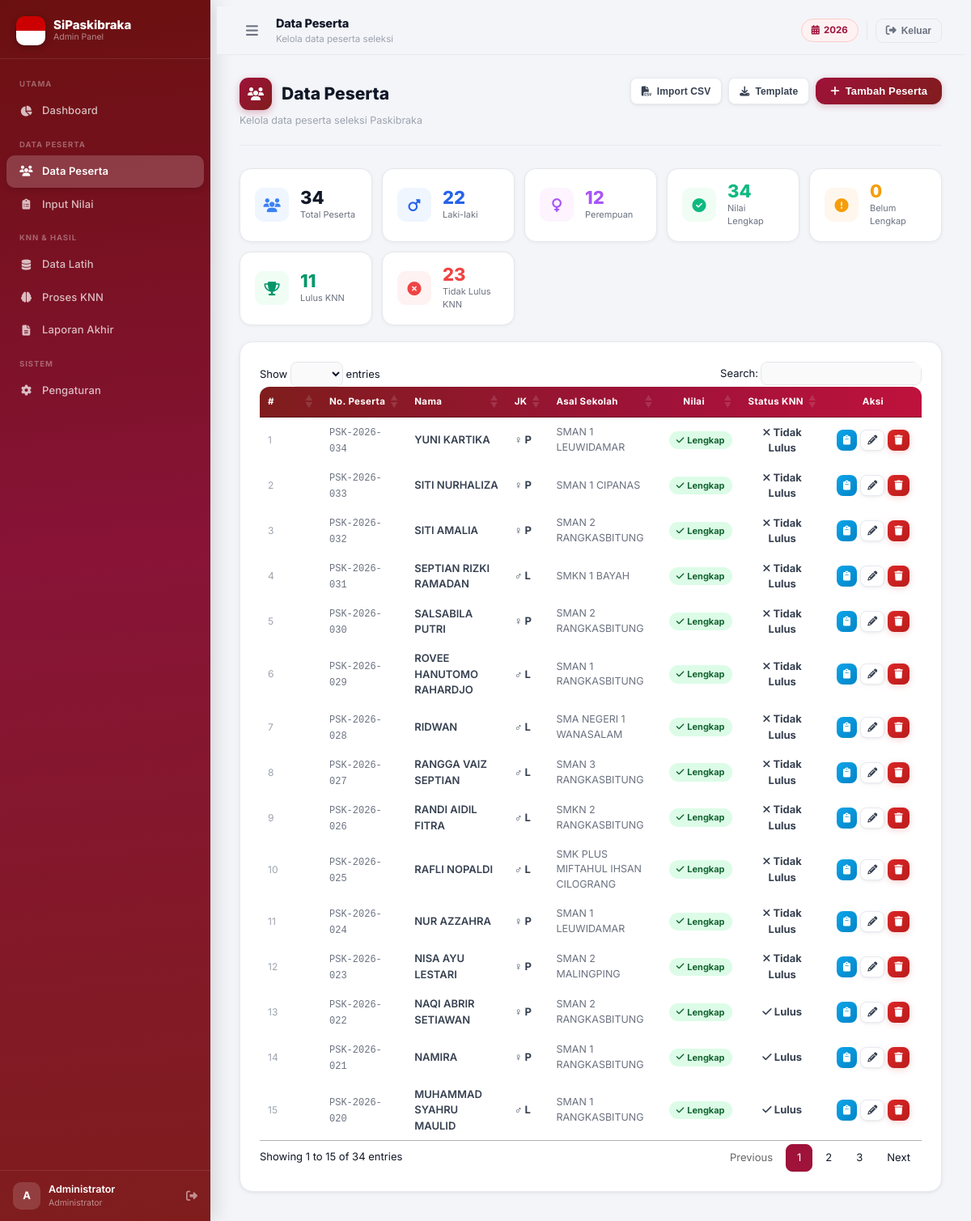
Screenshot of /admin/peserta.php (signed in) with the database file from the repository.
### tables this page shows
CREATE TABLE `pengaturan` (
  `kunci` varchar(80) NOT NULL,
  `nilai` text NOT NULL,
  `updated_at` timestamp NOT NULL DEFAULT current_timestamp() ON UPDATE current_timestamp()
);

CREATE TABLE `hasil_knn` (
  `id` int(11) NOT NULL,
  `id_peserta` int(11) NOT NULL,
  `status_kelulusan` enum('Lulus','Tidak Lulus') NOT NULL,
  `skor_knn` double DEFAULT NULL,
  `k_value` tinyint(4) NOT NULL DEFAULT 3,
  `vote_lulus` tinyint(4) NOT NULL DEFAULT 0,
  `vote_tidak_lulus` tinyint(4) NOT NULL DEFAULT 0,
  `keterangan_kuota` varchar(255) DEFAULT NULL,
  `detail_knn` longtext DEFAULT NULL CHECK (json_valid(`detail_knn`)),
  `processed_by` int(11) DEFAULT NULL,
  `processed_at` timestamp NOT NULL DEFAULT current_timestamp() ON UPDATE current_timestamp()
);

CREATE TABLE `peserta` (
  `id` int(11) NOT NULL,
  `nama` varchar(150) NOT NULL,
  `nomor_peserta` varchar(30) DEFAULT NULL,
  `jenis_kelamin` enum('L','P') NOT NULL DEFAULT 'L',
  `asal_sekolah` varchar(200) DEFAULT NULL,
  `nilai_pip` decimal(5,2) DEFAULT NULL,
  `nilai_tiu` decimal(5,2) DEFAULT NULL,
  `tinggi_badan` decimal(5,1) DEFAULT NULL,
  `berat_badan` decimal(5,1) DEFAULT NULL,
  `kesehatan` tinyint(1) DEFAULT NULL,
  `tekanan_darah_sistolik` smallint(6) DEFAULT NULL,
  `tekanan_darah_diastolik` smallint(6) DEFAULT NULL,
  `push_up` smallint(6) DEFAULT NULL,
  `sit_up` smallint(6) DEFAULT NULL,
  `back_up` smallint(6) DEFAULT NULL,
  `lari` decimal(4,1) DEFAULT NULL,
  `pbb` decimal(5,2) DEFAULT NULL,
  `kepribadian` decimal(5,2) DEFAULT NULL,
  `keterangan_nilai` text DEFAULT NULL,
  `is_active` tinyint(1) NOT NULL DEFAULT 1,
  `created_at` timestamp NOT NULL DEFAULT current_timestamp(),
  `updated_at` timestamp NOT NULL DEFAULT current_timestamp() ON UPDATE current_timestamp()
);

### admin/peserta.php (the view, shortened to what the rows shown need)
<?php
require_once __DIR__ . '/../config/db.php';
$pdo   = getDB();
$pageTitle    = 'Data Peserta';
$pesertaList = $pdo->query("
    SELECT p.*,
           hk.status_kelulusan,
           CASE WHEN p.nilai_pip IS NOT NULL AND p.nilai_tiu IS NOT NULL
                     AND p.tinggi_badan IS NOT NULL AND p.push_up IS NOT NULL
                THEN 1 ELSE 0 END AS nilai_lengkap
    FROM peserta p
    LEFT JOIN hasil_knn hk ON hk.id_peserta = p.id
    WHERE p.is_active = 1
    ORDER BY p.created_at DESC, p.id DESC
")->fetchAll();
include __DIR__ . '/../includes/layout.php';
?>
<div class="page-header">
  <div>
    <h2 class="page-title">
      <span class="icon"><i class="fas fa-users"></i></span>
      Data Peserta
    </h2>
  </div>
</div>
<div class="card" style="padding:24px;">
  <div class="table-wrap">
    <table class="data-table" id="tblPeserta">
      <thead>
        <tr>
          <th style="width:40px;">#</th>
          <th>No. Peserta</th>
          <th>Nama</th>
          <th>JK</th>
          <th>Asal Sekolah</th>
          <th style="text-align:center;">Nilai</th>
          <th style="text-align:center;">Status KNN</th>
          <th style="text-align:center;width:100px;">Aksi</th>
        </tr>
      </thead>
      <tbody>
        <?php foreach ($pesertaList as $i => $p): ?>
        <tr>
          <td style="color:#9ca3af;font-size:12px;"><?= $i+1 ?></td>
          <td><span class="font-mono" style="font-size:12px;color:#6b7280;"><?= htmlspecialchars($p['nomor_peserta']??'—') ?></span></td>
          <td style="font-weight:600;"><?= htmlspecialchars($p['nama']) ?></td>
          <td><?= jkLabel($p['jenis_kelamin']??'') ?></td>
          <td style="color:#6b7280;font-size:12.5px;"><?= htmlspecialchars($p['asal_sekolah']??'—') ?></td>
          <td style="text-align:center;">
            <?php if ($p['nilai_lengkap']): ?>
            <span class="badge badge-success"><i class="fas fa-check"></i> Lengkap</span>
            <?php else: ?>
            <span class="badge badge-warning"><i class="fas fa-clock"></i> Belum</span>
            <?php endif; ?>
          </td>
          <td style="text-align:center;"><?= statusBadge($p['status_kelulusan'] ?? '') ?></td>
          <td style="text-align:center;">
            <div style="display:flex;gap:4px;justify-content:center;">
              <a href="nilai.php?peserta=<?= $p['id'] ?>" class="btn btn-sm btn-info btn-icon" title="Input Nilai">
                <i class="fas fa-clipboard"></i>
              </a>
              <button class="btn btn-sm btn-secondary btn-icon" title="Edit"
                onclick='editPeserta(<?= json_encode($p) ?>)'>
                <i class="fas fa-pencil"></i>
              </button>
              <button class="btn btn-sm btn-danger btn-icon" title="Hapus"
                onclick="hapusPeserta(<?= $p['id'] ?>, '<?= addslashes(htmlspecialchars($p['nama'])) ?>')">
                <i class="fas fa-trash"></i>
              </button>
            </div>
          </td>
        </tr>
        <?php endforeach; ?>
      </tbody>
    </table>
  </div>
</div>
<?php
include __DIR__ . '/../includes/layout_end.php';
?>

### includes/layout.php (shortened to what the rows shown need)
<!DOCTYPE html>
<html lang="id">
<head>
  <link rel="stylesheet" href="https://cdnjs.cloudflare.com/ajax/libs/font-awesome/6.5.0/css/all.min.css">
  <link rel="stylesheet" href="https://cdn.datatables.net/1.13.8/css/jquery.dataTables.min.css">
  <link rel="stylesheet" href="https://cdn.jsdelivr.net/npm/select2@4.1.0-rc.0/dist/css/select2.min.css">
  <link rel="stylesheet" href="<?= BASE_URL ?>/assets/css/app.css">
</head>
<body>
<div id="main-content">
  <header id="topbar">
    <div style="display:flex;align-items:center;gap:14px;">
      <div>
        <h1 style="font-size:14.5px;font-weight:800;color:#111827;margin:0;letter-spacing:-.01em;"><?= $pageTitle ?? 'Dashboard' ?></h1>
      </div>
    </div>
    <div style="display:flex;align-items:center;gap:10px;">
      <div class="tahun-badge" style="font-size:11.5px;font-weight:700;color:#9f1239;background:linear-gradient(135deg,#fef2f2,#fff1f2);padding:5px 12px;border-radius:20px;border:1px solid #fecaca;display:flex;align-items:center;gap:5px;">
        <i class="fas fa-calendar-alt"></i><?= getSetting('tahun_seleksi',date('Y')) ?>
      </div>
      <button onclick="konfirmasiLogout()" class="no-print"
        style="background:none;border:1.5px solid #e5e7eb;border-radius:9px;padding:7px 12px;cursor:pointer;color:#6b7280;font-size:13px;display:flex;align-items:center;gap:6px;font-weight:600;transition:all .15s;"
        onmouseover="this.style.borderColor='#fca5a5';this.style.color='#9f1239';this.style.background='#fef2f2'"
        onmouseout="this.style.borderColor='#e5e7eb';this.style.color='#6b7280';this.style.background='none'"
        title="Logout">
        <i class="fas fa-sign-out-alt"></i>
        <span style="font-size:12px;">Keluar</span>
      </button>
    </div>
  </header>
  <main>

### config/db.php (shortened to what the rows shown need)
<?php
function getDB(): PDO {
    static $pdo = null;
    if ($pdo === null) {
        try {
            $pdo = new PDO(
                "mysql:host=".DB_HOST.";dbname=".DB_NAME.";charset=".DB_CHARSET,
                DB_USER, DB_PASS,
                [
                    PDO::ATTR_ERRMODE            => PDO::ERRMODE_EXCEPTION,
                    PDO::ATTR_DEFAULT_FETCH_MODE => PDO::FETCH_ASSOC,
                    PDO::ATTR_EMULATE_PREPARES   => false,
                    PDO::MYSQL_ATTR_INIT_COMMAND => "SET NAMES utf8mb4 COLLATE utf8mb4_unicode_ci",
                ]
            );
        } catch (PDOException $e) {
            http_response_code(500);
            die('<div style="font:14px monospace;background:#fef2f2;color:#7f1d1d;padding:24px;border-radius:10px;margin:30px;">
                <strong>❌ Koneksi Database Gagal</strong><br><br>
                Periksa konfigurasi di <code>config/db.php</code><br>
                <small>'.htmlspecialchars($e->getMessage()).'</small>
            </div>');
        }
    }
    return $pdo;
}
function getSetting(string $key, string $default = ''): string {
    try {
        $s = getDB()->prepare("SELECT nilai FROM pengaturan WHERE kunci=? LIMIT 1");
        $s->execute([$key]);
        $r = $s->fetch();
        return $r ? $r['nilai'] : $default;
    } catch (Throwable $e) { return $default; }
}
function jkLabel(string $jk): string {
    if ($jk === 'L') return '<span class="inline-flex items-center px-2 py-0.5 text-[10px] font-bold rounded-full bg-blue-100 text-blue-700">♂ L</span>';
    if ($jk === 'P') return '<span class="inline-flex items-center px-2 py-0.5 text-[10px] font-bold rounded-full bg-pink-100 text-pink-700">♀ P</span>';
    return '—';
}
function statusBadge(string $status): string {
    return match($status) {
        'Lulus'       => '<span class="inline-flex items-center gap-1 px-2.5 py-1 text-[10px] font-bold rounded-full bg-green-100 text-green-700"><i class="fas fa-check"></i> Lulus</span>',
        'Tidak Lulus' => '<span class="inline-flex items-center gap-1 px-2.5 py-1 text-[10px] font-bold rounded-full bg-red-100 text-red-700"><i class="fas fa-times"></i> Tidak Lulus</span>',
        default       => '<span class="inline-flex items-center gap-1 px-2.5 py-1 text-[10px] font-bold rounded-full bg-gray-100 text-gray-500"><i class="fas fa-clock"></i> Belum Diproses</span>',
    };
}

### rows the page displays
hasil_knn: id_peserta.nomor_peserta "PSK-2026-034", id_peserta.nama "YUNI KARTIKA", shows "♀ P", id_peserta.asal_sekolah "SMAN 1 LEUWIDAMAR", status_kelulusan "Tidak Lulus"
hasil_knn: id_peserta.nomor_peserta "PSK-2026-033", id_peserta.nama "SITI NURHALIZA", shows "♀ P", id_peserta.asal_sekolah "SMAN 1 CIPANAS", status_kelulusan "Tidak Lulus"
hasil_knn: id_peserta.nomor_peserta "PSK-2026-032", id_peserta.nama "SITI AMALIA", shows "♀ P", id_peserta.asal_sekolah "SMAN 2 RANGKASBITUNG", status_kelulusan "Tidak Lulus"
hasil_knn: id_peserta.nomor_peserta "PSK-2026-031", id_peserta.nama "SEPTIAN RIZKI RAMADAN", shows "♂ L", id_peserta.asal_sekolah "SMKN 1 BAYAH", status_kelulusan "Tidak Lulus"
hasil_knn: id_peserta.nomor_peserta "PSK-2026-030", id_peserta.nama "SALSABILA PUTRI", shows "♀ P", id_peserta.asal_sekolah "SMAN 2 RANGKASBITUNG", status_kelulusan "Tidak Lulus"
hasil_knn: id_peserta.nomor_peserta "PSK-2026-029", id_peserta.nama "ROVEE HANUTOMO RAHARDJO", shows "♂ L", id_peserta.asal_sekolah "SMAN 1 RANGKASBITUNG", status_kelulusan "Tidak Lulus"
hasil_knn: id_peserta.nomor_peserta "PSK-2026-028", id_peserta.nama "RIDWAN", shows "♂ L", id_peserta.asal_sekolah "SMA NEGERI 1 WANASALAM", status_kelulusan "Tidak Lulus"
hasil_knn: id_peserta.nomor_peserta "PSK-2026-027", id_peserta.nama "RANGGA VAIZ SEPTIAN", shows "♂ L", id_peserta.asal_sekolah "SMAN 3 RANGKASBITUNG", status_kelulusan "Tidak Lulus"
hasil_knn: id_peserta.nomor_peserta "PSK-2026-026", id_peserta.nama "RANDI AIDIL FITRA", shows "♂ L", id_peserta.asal_sekolah "SMKN 2 RANGKASBITUNG", status_kelulusan "Tidak Lulus"
hasil_knn: id_peserta.nomor_peserta "PSK-2026-025", id_peserta.nama "RAFLI NOPALDI", shows "♂ L", id_peserta.asal_sekolah "SMK PLUS MIFTAHUL IHSAN CILOGRANG", status_kelulusan "Tidak Lulus"
hasil_knn: id_peserta.nomor_peserta "PSK-2026-024", id_peserta.nama "NUR AZZAHRA", shows "♀ P", id_peserta.asal_sekolah "SMAN 1 LEUWIDAMAR", status_kelulusan "Tidak Lulus"
hasil_knn: id_peserta.nomor_peserta "PSK-2026-023", id_peserta.nama "NISA AYU LESTARI", shows "♀ P", id_peserta.asal_sekolah "SMAN 2 MALINGPING", status_kelulusan "Tidak Lulus"
hasil_knn: id_peserta.nomor_peserta "PSK-2026-022", id_peserta.nama "NAQI ABRIR SETIAWAN", shows "♀ P", id_peserta.asal_sekolah "SMAN 2 RANGKASBITUNG", status_kelulusan "Lulus"
hasil_knn: id_peserta.nomor_peserta "PSK-2026-021", id_peserta.nama "NAMIRA", shows "♀ P", id_peserta.asal_sekolah "SMAN 1 RANGKASBITUNG", status_kelulusan "Lulus"
hasil_knn: id_peserta.nomor_peserta "PSK-2026-020", id_peserta.nama "MUHAMMAD SYAHRU MAULID", shows "♂ L", id_peserta.asal_sekolah "SMAN 1 RANGKASBITUNG", status_kelulusan "Lulus"

### other values shown
APP_NAME "SiPaskibraka"
mb_substr($_SESSION['nama']??'A',0,1) "A"
$_SESSION['nama'] "Administrator"
$pageTitle "Data Peserta"
$pageSubtitle "Kelola data peserta seleksi"
$totalSemua "34"
$totalL "22"
$totalP "12"
$nilaiLengkap "34"
$belumNilai "0"
$totalLulus "11"
$totalTidak "23"
